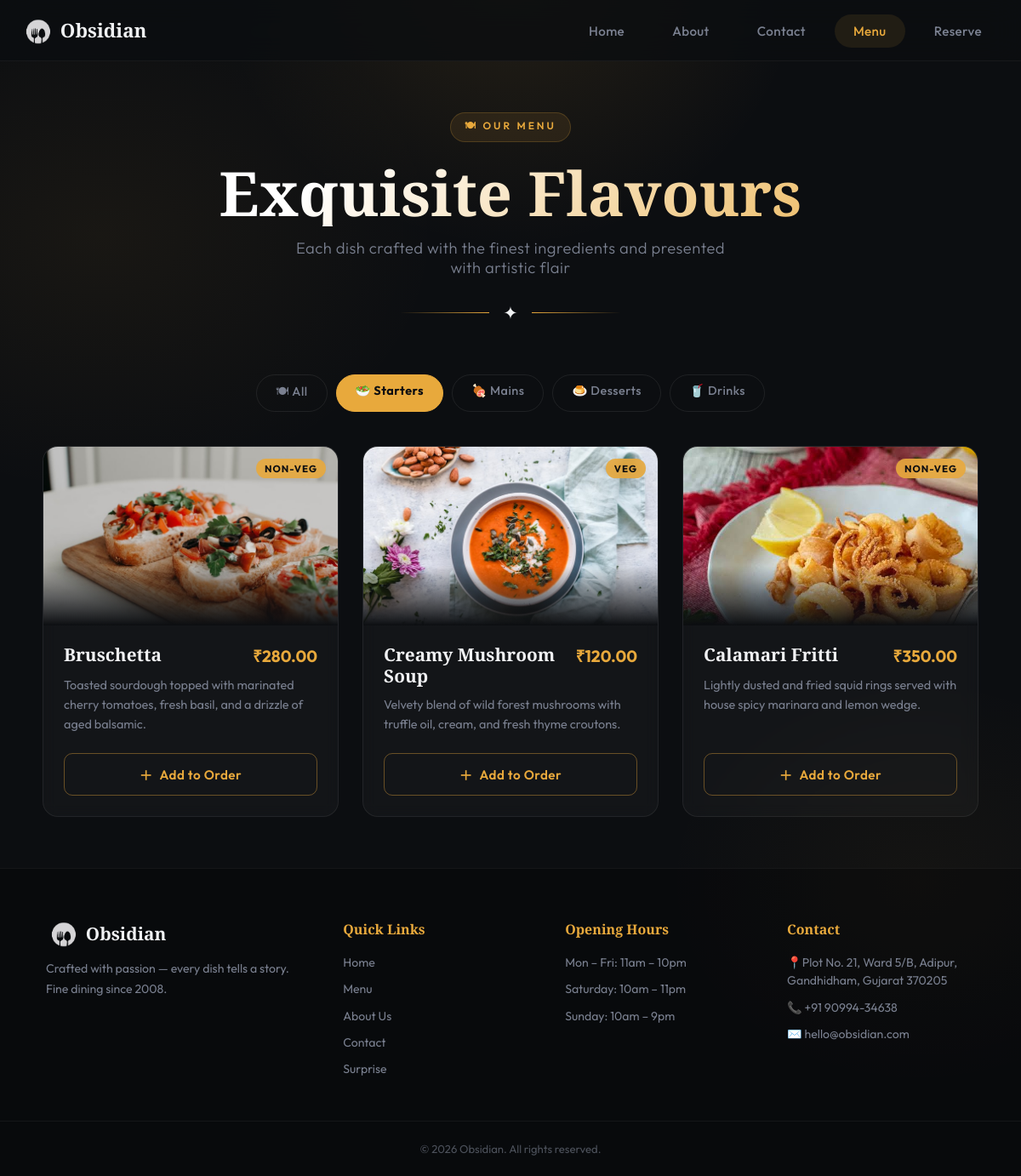
The page /Backend/menu.php?cat=Starters on the database its author committed.
### tables this page shows
CREATE TABLE IF NOT EXISTS menu_items (
    id          VARCHAR(20)    PRIMARY KEY,
    category    VARCHAR(50)    NOT NULL,
    name        VARCHAR(150)   NOT NULL,
    description TEXT           NOT NULL,
    price       DECIMAL(10,2)  NOT NULL,
    badge       VARCHAR(30)    DEFAULT 'Veg',
    image_path  VARCHAR(500)   DEFAULT NULL,
    is_visible  TINYINT(1)     DEFAULT 1,
    sort_order  INT            DEFAULT 0,
    created_at  TIMESTAMP      DEFAULT CURRENT_TIMESTAMP
);

### Backend/menu.php (the view, shortened to what this page needs)
<?php
$cart = $_SESSION['cart'];
$active_cat = $_GET['cat'] ?? 'all';
require_once '../includes/db.php';
$menu_raw = $pdo->query(
    "SELECT * FROM menu_items WHERE is_visible = 1 ORDER BY sort_order ASC, id ASC"
)->fetchAll();
$menu = array_map(function ($row) {
    return [
        'id' => $row['id'],
        'category' => $row['category'],
        'name' => $row['name'],
        'desc' => $row['description'],
        'price' => (float) $row['price'],
        'badge' => $row['badge'],
        'img' => $row['image_path'],
    ];
}, $menu_raw);
$categories = array_unique(array_column($menu, 'category'));
include '../includes/header.php';
?>
<header class="hero page-hero">
    <div class="hero-content">
        <div class="hero-tag">🍽 Our Menu</div>
        <h1>Exquisite Flavours</h1>
        <p class="hero-subtitle">Each dish crafted with the finest ingredients and presented with artistic flair</p>
        <div class="divider"><span>✦</span></div>
    </div>
</header>
<nav class="category-nav" aria-label="Menu categories">
    <a href="menu.php?cat=all" class="cat-btn <?= $active_cat === 'all' ? 'active' : '' ?>">🍽 All</a>
    <?php foreach ($categories as $cat):
        $emoji = match ($cat) {
            'Starters' => '🥗',
            'Mains' => '🍖',
            'Desserts' => '🍮',
            'Drinks' => '🥤',
            default => '🍴'
        };
        ?>
        <a href="menu.php?cat=<?= urlencode($cat) ?>" class="cat-btn <?= $active_cat === $cat ? 'active' : '' ?>">
            <?= $emoji ?>     <?= htmlspecialchars($cat) ?>
        </a>
    <?php endforeach; ?>
</nav>
<main>
    <div class="menu-container" id="menuGrid">
        <?php foreach ($menu as $item):
            if ($active_cat !== 'all' && $item['category'] !== $active_cat)
                continue;
            $price_fmt = '₹' . number_format($item['price'], 2);
            $in_cart = isset($cart[$item['id']]);
            $cart_qty = $in_cart ? $cart[$item['id']]['qty'] : 0;
            ?>
            <article class="menu-card" id="card-<?= htmlspecialchars($item['id']) ?>">
                <div class="img-wrapper">
                    <img class="card-img" src="<?= htmlspecialchars($item['img']) ?>"
                        alt="<?= htmlspecialchars($item['name']) ?>" loading="lazy">
                    <?php if ($item['badge']): ?>
                        <span class="badge"><?= htmlspecialchars($item['badge']) ?></span>
                    <?php endif; ?>
                </div>
                <div class="card-body">
                    <div class="card-meta">
                        <h3 class="card-title"><?= htmlspecialchars($item['name']) ?></h3>
                        <span class="card-price"><?= $price_fmt ?></span>
                    </div>
                    <p class="card-desc"><?= htmlspecialchars($item['desc']) ?></p>
                    <div class="card-actions" id="actions-<?= htmlspecialchars($item['id']) ?>">
                        <?php if ($in_cart): ?>
                            <div class="qty-controls">
                                <form method="POST" action="menu.php" class="ajax-cart-form">
                                    <input type="hidden" name="cart_action" value="remove">
                                    <input type="hidden" name="item_id" value="<?= htmlspecialchars($item['id']) ?>">
                                    <input type="hidden" name="item_name" value="<?= htmlspecialchars($item['name'], ENT_QUOTES) ?>">
                                    <input type="hidden" name="item_price" value="<?= $item['price'] ?>">
                                    <input type="hidden" name="current_category" value="<?= htmlspecialchars($active_cat) ?>">
                                    <button type="submit" class="qty-btn" title="Remove one">−</button>
                                </form>
                                <span class="qty-display"><?= $cart_qty ?></span>
                                <form method="POST" action="menu.php" class="ajax-cart-form">
                                    <input type="hidden" name="cart_action" value="add">
                                    <input type="hidden" name="item_id" value="<?= htmlspecialchars($item['id']) ?>">
                                    <input type="hidden" name="item_name"
                                        value="<?= htmlspecialchars($item['name'], ENT_QUOTES) ?>">
                                    <input type="hidden" name="item_price" value="<?= $item['price'] ?>">
                                    <input type="hidden" name="current_category" value="<?= htmlspecialchars($active_cat) ?>">
                                    <button type="submit" class="qty-btn" title="Add one">+</button>
                                </form>
                            </div>
                        <?php else: ?>
                            <form method="POST" action="menu.php" class="ajax-cart-form">
                                <button type="submit" class="add-btn">
                                    <span class="btn-icon">＋</span>
                                    <span class="btn-text">Add to Order</span>
                                </button>
                            </form>
                        <?php endif; ?>
                    </div>
                </div>
            </article>
        <?php endforeach; ?>
    </div>
</main>
<?php include '../includes/footer.php'; ?>

### rows shown on the page
menu_items: image_path+name (picture), badge "NON-VEG", name "Bruschetta", price "₹280.00", description "Toasted sourdough topped with marinated cherry tomatoes, fresh basil, and a drizzle of aged balsamic."
menu_items: image_path (picture), badge "VEG", name "Creamy Mushroom Soup", price "₹120.00", description "Velvety blend of wild forest mushrooms with truffle oil, cream, and fresh thyme croutons."
menu_items: image_path (picture), badge "NON-VEG", name "Calamari Fritti", price "₹350.00", description "Lightly dusted and fried squid rings served with house spicy marinara and lemon wedge."

### other values the page prints
$emoji "🥗"
$cat "Starters"
$emoji "🍖"
$cat "Mains"
$emoji "🍮"
$cat "Desserts"
$emoji "🥤"
$cat "Drinks"
